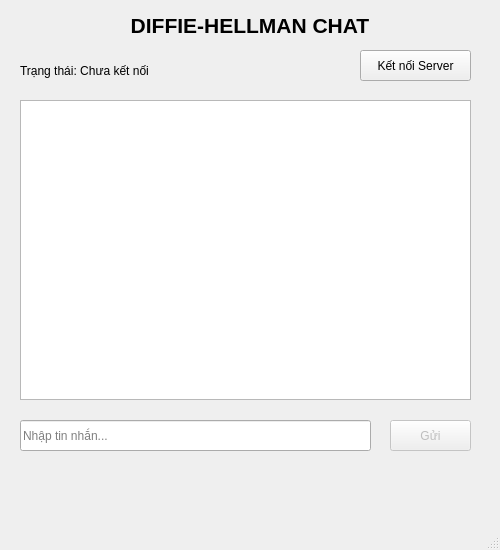
<?xml version="1.0" encoding="UTF-8"?>
<ui version="4.0">
 <class>MainWindow</class>
 <widget class="QMainWindow" name="MainWindow">
  <property name="geometry">
   <rect>
    <x>0</x>
    <y>0</y>
    <width>500</width>
    <height>550</height>
   </rect>
  </property>
  <property name="windowTitle">
   <string>Secure Chat - Diffie Hellman</string>
  </property>
  <widget class="QWidget" name="centralwidget">
   <widget class="QLabel" name="lbl_title">
    <property name="geometry">
     <rect>
      <x>100</x>
      <y>10</y>
      <width>300</width>
      <height>31</height>
     </rect>
    </property>
    <property name="font">
     <font>
      <pointsize>16</pointsize>
      <weight>75</weight>
      <bold>true</bold>
     </font>
    </property>
    <property name="alignment">
     <set>Qt::AlignCenter</set>
    </property>
    <property name="text">
     <string>DIFFIE-HELLMAN CHAT</string>
    </property>
   </widget>
   <widget class="QLabel" name="lbl_status">
    <property name="geometry">
     <rect>
      <x>20</x>
      <y>60</y>
      <width>300</width>
      <height>21</height>
     </rect>
    </property>
    <property name="text">
     <string>Trạng thái: Chưa kết nối</string>
    </property>
   </widget>
   <widget class="QPushButton" name="btn_connect">
    <property name="geometry">
     <rect>
      <x>360</x>
      <y>50</y>
      <width>111</width>
      <height>31</height>
     </rect>
    </property>
    <property name="text">
     <string>Kết nối Server</string>
    </property>
   </widget>
   <widget class="QTextEdit" name="txt_chat_history">
    <property name="geometry">
     <rect>
      <x>20</x>
      <y>100</y>
      <width>451</width>
      <height>300</height>
     </rect>
    </property>
    <property name="readOnly">
     <bool>true</bool>
    </property>
   </widget>
   <widget class="QLineEdit" name="txt_message">
    <property name="geometry">
     <rect>
      <x>20</x>
      <y>420</y>
      <width>351</width>
      <height>31</height>
     </rect>
    </property>
    <property name="placeholderText">
     <string>Nhập tin nhắn...</string>
    </property>
   </widget>
   <widget class="QPushButton" name="btn_send">
    <property name="geometry">
     <rect>
      <x>390</x>
      <y>420</y>
      <width>81</width>
      <height>31</height>
     </rect>
    </property>
    <property name="text">
     <string>Gửi</string>
    </property>
    <property name="enabled">
     <bool>false</bool>
    </property>
   </widget>
  </widget>
  <widget class="QMenuBar" name="menubar">
   <property name="geometry">
    <rect>
     <x>0</x>
     <y>0</y>
     <width>500</width>
     <height>21</height>
    </rect>
   </property>
  </widget>
  <widget class="QStatusBar" name="statusbar"/>
 </widget>
 <resources/>
 <connections/>
</ui>
